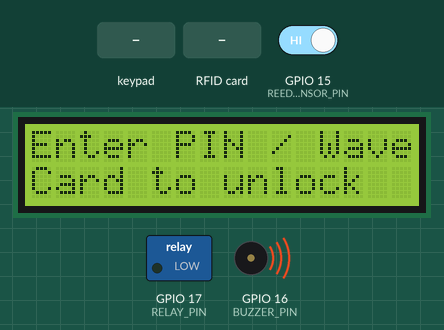
Bench run of a sketch on a simulated ESP32. On the bench: 16×2 character LCD, switched loads named in the sketch (green lamp = pin HIGH), buzzer (waves = sounding, pin HIGH). The test bench sets the inputs (shaded band); at power-on: GPIO 15 (REED_SENSOR_PIN) HIGH. WiFi joins after 1.5 s; servers stay silent unless stated; no MQTT or app messages arrive unless stated; what the sketch prints to the serial monitor is not drawn.

Above: at 1.3 s.
1.4 s: keypad keys 1 2 3 4 # pressed 0.4 s apart
At 3.3 s:
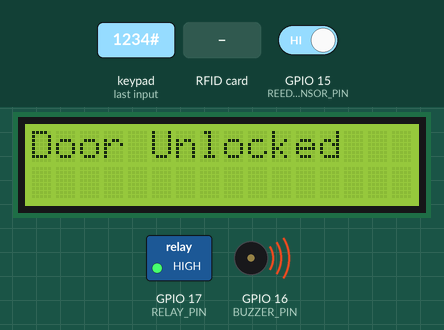
4.9 s: RFID card 5E 7A 19 C4 held to the reader
At 5.2 s:
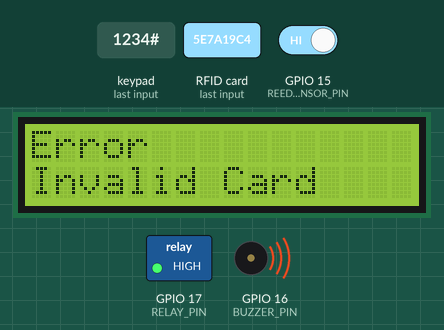
7.9 s: key '#' pressed
At 8.4 s:
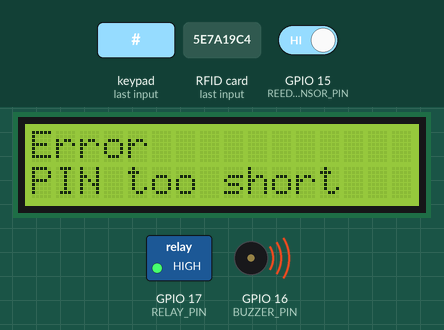
10.9 s: keypad keys 1 4 2 7 2 6 2 5 # pressed 0.4 s apart
At 12.7 s:
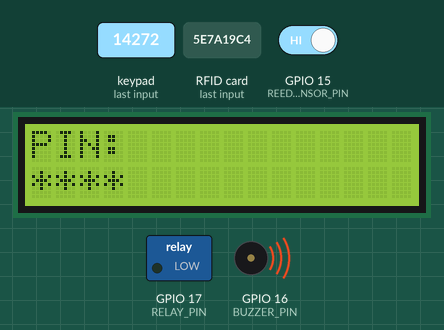
16.0 s: GPIO 15 (REED_SENSOR_PIN) driven LOW
At 16.4 s:
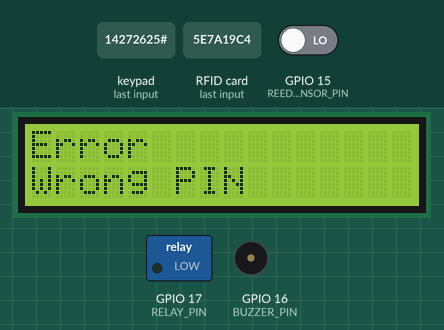
19.0 s: RFID card B0 D9 52 22 held to the reader
At 20.4 s:
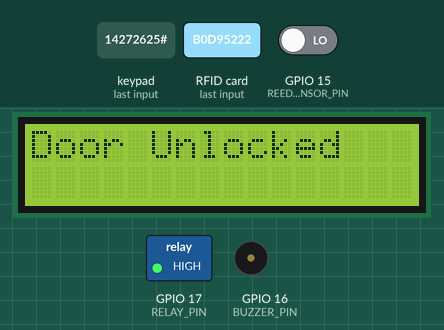
Timing chart, 0 to 27.5 s (numbered marks = the images above; inputs shaded):
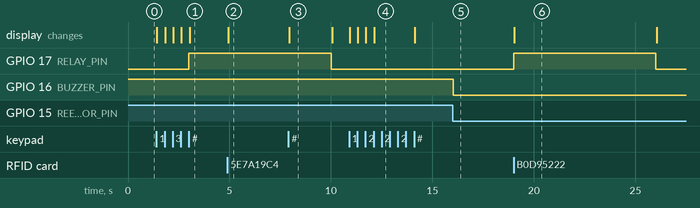

Measured:
- after the input at 1.4 s, GPIO 17 (RELAY_PIN): LOW → HIGH after 1.6 s; the display: first changes at once (image 1 shows a later state)
- after the input at 4.9 s, the display: changes after 0.05 s (image 2)
- after the input at 7.9 s, the display: changes at once (image 3)
- after the input at 10.9 s, the display: first changes at once (image 4 shows a later state)
- after the input at 16.0 s, GPIO 16 (BUZZER_PIN): HIGH → LOW at once
- after the input at 19.0 s, GPIO 17 (RELAY_PIN): LOW → HIGH at once, → LOW 7.0 s later; the display: changes at once (image 6)
- what the display in image 3 shows lasts 2.2 s, from 7.9 s to 10.1 s

The sketch:

IoT_Final_Project_ESP32_Firmware.ino
```cpp
// Libraries
#include <MFRC522v2.h>
#include <MFRC522DriverSPI.h>
#include <MFRC522DriverPinSimple.h>
#include <MFRC522Debug.h>
#include <LiquidCrystal_I2C.h>
#include <Keypad.h>
#include <string>
#include <vector>
#include <WiFi.h>
#include <MQTTClient.h>
#include <ArduinoJson.h>

const char* ssid = "";
const char* password = "";

const char door_id[] = "door_1";

const char MQTT_BROKER_ADRRESS[] = "172.20.10.3";
const int MQTT_PORT = 1883;
const char MQTT_CLIENT_ID[] = "door_1_esp";
const char MQTT_USERNAME[] = "door_1";
const char MQTT_PASSWORD[] = "";

const char SUBSCRIBE_TOPIC[] = "door_1/control";

const int PUBLISH_INTERVAL = 5000;

// Define Hardware Pins
#define KEYPADROWS  4
#define KEYPADCOLS  3
#define RELAY_PIN 17
#define REED_SENSOR_PIN 15
#define MAX_PIN_LEN 17
#define BUZZER_PIN 16

uint8_t rowPins[KEYPADROWS] = {14, 27, 26, 25}; // GIOP14, GIOP27, GIOP26, GIOP25
uint8_t colPins[KEYPADCOLS] = {33, 32, 13};     // GIOP33, GIOP32, GIOP13

// ===============================================================
//                         DEFINE VARIABLES
// ===============================================================
// Keypad
char keyMap[KEYPADROWS][KEYPADCOLS] = {
  {'1','2','3'},
  {'4','5','6'},
  {'7','8','9'},
  {'*','0','#'}
};

Keypad keypad = Keypad(makeKeymap(keyMap), rowPins, colPins, KEYPADROWS, KEYPADCOLS );

// set the LCD number of columns and rows
int lcdColumns = 16;
int lcdRows = 2;

// LCD Display
LiquidCrystal_I2C lcd(0x27, lcdColumns, lcdRows);

MFRC522DriverPinSimple ss_pin(5);
MFRC522DriverPinSimple rst_pin(4);

MFRC522DriverSPI driver{ss_pin}; // Create SPI driver
MFRC522 mfrc522{driver};         // Create MFRC522 instance

WiFiClient network;
MQTTClient mqtt = MQTTClient(256);

// ===============================================================
//                   Authentication Variables
// ===============================================================
String enteredPIN = "";
char masked[20];
int failedAttempts = 0;
const String correctPIN = "1234";
const int PIN_length = 4;
String correctUID[] = { "b0d95222" };

int sensorState = 0;
int lastSensorState = 0;
unsigned long doorShouldLockMills = 0;
int lockState = 0;
unsigned long displayShouldResetMills = 0;
int displayResetState = 0;
unsigned long lastPublishTime = 0;
bool cardActive = false;
unsigned long doorLeftOpenedBeep = 0;
int doorOpenTimerActive = 0;
int doorOpenedTimedoutAlertSent = 0;


// ===============================================================
//                   WIFI Helper Functions
// ===============================================================

void ConnectedToAP_Handler(WiFiEvent_t wifi_event, WiFiEventInfo_t wifi_info) {
  Serial.println("Connected To The WiFi Network");
}

void GotIP_Handler(WiFiEvent_t wifi_event, WiFiEventInfo_t wifi_info) {
  Serial.print("Local ESP32 IP: ");
  Serial.println(WiFi.localIP());
}

void WiFi_Disconnected_Handler(WiFiEvent_t wifi_event, WiFiEventInfo_t wifi_info) {
  Serial.println("Disconnected From WiFi Network");
  // Attempt Re-Connection
  WiFi.begin(ssid, password);
}

// ===============================================================
//                   MQTT Helper Functions
// ===============================================================

void connectToMQTT() {
  // Connect to the MQTT broker
  mqtt.begin(MQTT_BROKER_ADRRESS, MQTT_PORT, network);

  // Create a handler for incoming messages
  mqtt.onMessage(messageHandler);

  Serial.print("Connecting to MQTT broker");

  while (!mqtt.connect(MQTT_CLIENT_ID, MQTT_USERNAME, MQTT_PASSWORD)) {
    Serial.print(".");
    delay(100);
  }
  Serial.println();

  if (!mqtt.connected()) {
    Serial.println("MQTT broker Timeout!");
    return;
  }

  // Subscribe to a topic, the incoming messages are processed by messageHandler() function
  if (mqtt.subscribe(SUBSCRIBE_TOPIC))
    Serial.print("Subscribed to the topic: ");
  else
    Serial.print("Failed to subscribe to the topic: ");

  Serial.println(SUBSCRIBE_TOPIC);
  Serial.println("ESP32 - MQTT broker Connected!");
}

void messageHandler(String &topic, String &payload) {
  Serial.println("ESP32 - received from MQTT:");
  Serial.println("- topic: " + topic);
  Serial.println("- payload:");
  Serial.println(payload);

  // Parse JSON
  StaticJsonDocument<200> doc;
  DeserializationError error = deserializeJson(doc, payload);

  if (error) {
    Serial.print("JSON parse failed: ");
    Serial.println(error.c_str());
    return;   // hard stop
  }

  // Validate field
  if (!doc.containsKey("action")) {
    Serial.println("Missing 'action' field");
    return;
  }

  int action = doc["action"];

  // Control logic
  if (action == 1) {
    Serial.println("MQTT ACTION: UNLOCK DOOR");
    unlockDoor("");
  }
  else if (action == 0) {
    lockDoor("");
  } else {
    Serial.println("Invalid action value from MQTT");
  }
}


void sendReedToMQTT(bool status) {
  StaticJsonDocument<200> doc;
  doc["status"]  = status ? "open" : "closed";
  doc["door_id"] = door_id;

  char payload[256];
  size_t len = serializeJson(doc, payload, sizeof(payload));

  if (len == 0) {
    Serial.println("JSON serialization failed");
    return;
  }

  const char* topic = "door_status";
  bool ok = mqtt.publish(topic, payload, len);

  if (!ok) {
    Serial.println("MQTT publish failed");
    return;
  }

  Serial.println("== MQTT publish successful ==");
  Serial.print("Topic: ");
  Serial.println(topic);
  Serial.print("Payload: ");
  Serial.println(payload);
}

void sendLockToMQTT(bool status) {
  StaticJsonDocument<200> doc;
  doc["status"]  = status ? "unlocked" : "locked";
  doc["door_id"] = door_id;

  char payload[256];
  size_t len = serializeJson(doc, payload, sizeof(payload));

  if (len == 0) {
    Serial.println("JSON serialization failed");
    return;
  }

  const char* topic = "lock_status";
  bool ok = mqtt.publish(topic, payload, len);

  if (!ok) {
    Serial.println("MQTT publish failed");
    return;
  }

  Serial.println("== MQTT publish successful ==");
  Serial.print("Topic: ");
  Serial.println(topic);
  Serial.print("Payload: ");
  Serial.println(payload);
}

void sendAlertToMQTT(String message) {
  StaticJsonDocument<200> doc;
  doc["message"]  = message;
  doc["door_id"] = door_id;

  char payload[256];
  size_t len = serializeJson(doc, payload, sizeof(payload));

  if (len == 0) {
    Serial.println("JSON serialization failed");
    return;
  }

  const char* topic = "alert";
  bool ok = mqtt.publish(topic, payload, len);

  if (!ok) {
    Serial.println("MQTT publish failed");
    return;
  }

  Serial.println("== MQTT publish successful ==");
  Serial.print("Topic: ");
  Serial.println(topic);
  Serial.print("Payload: ");
  Serial.println(payload);
}

void sendLogToMQTT(bool success, String method, bool action) {
  StaticJsonDocument<200> doc;
  doc["status"]  = success ? "success" : "failed";
  doc["door_id"] = door_id;
  doc["method"] = method;
  doc["action"] = action ? "unlock" : "lock";

  char payload[256];
  size_t len = serializeJson(doc, payload, sizeof(payload));

  if (len == 0) {
    Serial.println("JSON serialization failed");
    return;
  }

  const char* topic = "authentication_log";
  bool ok = mqtt.publish(topic, payload, len);

  if (!ok) {
    Serial.println("MQTT publish failed");
    return;
  }

  Serial.println("== MQTT publish successful ==");
  Serial.print("Topic: ");
  Serial.println(topic);
  Serial.print("Payload: ");
  Serial.println(payload);
}

// ===============================================================
//                   Display Helper Function
// ===============================================================

void resetDisplay() {
  lcd.clear();
  lcd.setCursor(0, 0);
  lcd.print("Enter PIN / Wave");
  lcd.setCursor(0,1);
  lcd.print("Card to unlock");
  displayResetState = 1;
  enteredPIN = "";
}

void displayPinNumber() {
  lcd.clear();
  lcd.setCursor(0, 0);
  lcd.print("PIN:");
  lcd.setCursor(0,1);
  int len = enteredPIN.length();
  if (len > MAX_PIN_LEN) {
    len = MAX_PIN_LEN;
  }
  for (int i = 0; i < len; i++) {
    masked[i] = '*';
  }
  masked[len] = '\0';
  lcd.print(masked);
  displayResetState = 0;
  displayShouldResetMills = millis() + 10000;
}

void displayError(String message) {
  lcd.clear();
  lcd.setCursor(0, 0);
  lcd.print("Error");
  lcd.setCursor(0,1);
  lcd.print(message);
  displayResetState = 0;
  displayShouldResetMills = millis() + 5000;
}

void displayDoorUnlocked() {
  // Update LCD Screen
  lcd.clear();
  lcd.setCursor(0, 0);
  lcd.print("Door Unlocked");
  displayResetState = 0;
  displayShouldResetMills = millis() + 10000;
}

// ===============================================================
//                   Lock Control Helper Functions
// ===============================================================

void unlockDoor(String method) {
  digitalWrite(RELAY_PIN, HIGH);
  doorShouldLockMills = millis() + 7000;
  enteredPIN = "";
  cardActive = false;
  if (lockState == 0) {
    lockState = 1;
    failedAttempts = 0;
    displayDoorUnlocked();
    sendLockToMQTT(true);
    if (method != "") {
      sendLogToMQTT(true, method, true);
    }
  }
}

void lockDoor(String method) {
  digitalWrite(RELAY_PIN, LOW);
  lockState = 0;
  cardActive = false;
  resetDisplay();
  sendLockToMQTT(false);
  if (method != "") {
    sendLogToMQTT(true, method, false);
  }
}

bool deadlinePassed(unsigned long deadline) {
  return (long)(millis() - deadline) >= 0;
}

// ===============================================================
//                         SETUP
// ===============================================================
void setup() {
  // Setup Relay and Reed Sensor
  pinMode(RELAY_PIN, OUTPUT);
  pinMode(BUZZER_PIN, OUTPUT);
  pinMode(REED_SENSOR_PIN, INPUT_PULLUP);

  digitalWrite(BUZZER_PIN, HIGH);

  // initialize LCD
  lcd.init();
  // turn on LCD backlight
  lcd.backlight();
  Serial.begin(115200);  // Initialize serial communication
  while (!Serial);       // Do nothing if no serial port is opened (added for Arduinos based on ATMEGA32U4).
  // I2C init (LCD)
  Wire.begin(21, 22);   // SDA, SCL

  // SPI init (RFID)
  SPI.begin(18, 19, 23, 5);
  // SCK, MISO, MOSI, SS

  mfrc522.PCD_Init();    // Init MFRC522 board.
  MFRC522Debug::PCD_DumpVersionToSerial(mfrc522, Serial);	// Show details of PCD - MFRC522 Card Reader details.
  Serial.println(F("Scan PICC to see UID"));
  // print message
  resetDisplay();
  analogSetAttenuation(ADC_11db);
  WiFi.mode(WIFI_STA);
  WiFi.onEvent(ConnectedToAP_Handler, ARDUINO_EVENT_WIFI_STA_CONNECTED);
  WiFi.onEvent(GotIP_Handler, ARDUINO_EVENT_WIFI_STA_GOT_IP);
  WiFi.onEvent(WiFi_Disconnected_Handler, ARDUINO_EVENT_WIFI_STA_DISCONNECTED);
  WiFi.begin(ssid, password);
  Serial.println("Connecting to WiFi Network ..");
  connectToMQTT();
}

void loop() {
  sensorState = digitalRead(REED_SENSOR_PIN);
  if (sensorState != lastSensorState) {
    if (sensorState == LOW) {
      Serial.println("Door is Closed!");
      sendReedToMQTT(false);
      doorOpenTimerActive = 0;
      digitalWrite(BUZZER_PIN, LOW);
      doorOpenedTimedoutAlertSent = 0;
    } else {
      Serial.println("Sensor Opened!");
      doorShouldLockMills = millis() + 1000;
      doorLeftOpenedBeep = millis() + 5000;
      doorOpenTimerActive = 1;
      sendReedToMQTT(true);
    }
    lastSensorState = sensorState;
  }

  char key = keypad.getKey();
  if (key) {
    Serial.println(key);

    // Clear input
    if (key == '*') {
      enteredPIN = "";
      resetDisplay();
      Serial.println("PIN cleared");
      return;
    }

    // Submit PIN
    if (key == '#') {
      if (enteredPIN.length() == PIN_length) {
        if (enteredPIN == correctPIN) {
          Serial.println("Door unlocked");
          unlockDoor("PIN");
        } else {
          Serial.println("Wrong PIN. Try again");
          displayError("Wrong PIN");
          sendLogToMQTT(false, "PIN", true);
          failedAttempts += 1;

          if (failedAttempts > 2) {
            sendAlertToMQTT(
              "Invalid PIN for " + String(failedAttempts) + " times"
            );
          }
        }
      } else {
        Serial.println("PIN too short");
        displayError("PIN too short");
      }

      enteredPIN = "";   // reset after submit
      return;
    }

    if (enteredPIN.length() < PIN_length) {
      enteredPIN += key;
      displayPinNumber();
      Serial.print("PIN so far: ");
      for (int i = 0; i < enteredPIN.length(); i++) Serial.print("*");
      Serial.println();
    }
  }


  if (mfrc522.PICC_IsNewCardPresent() && mfrc522.PICC_ReadCardSerial()) {

    cardActive = true;

    String uidString = "";
    for (byte i = 0; i < mfrc522.uid.size; i++) {
      if (mfrc522.uid.uidByte[i] < 0x10) uidString += "0";
      uidString += String(mfrc522.uid.uidByte[i], HEX);
    }

    Serial.print("RFID UID: ");
    Serial.println(uidString);

    bool authorized = false;
    for (const auto& UID : correctUID) {
      if (uidString == UID) {
        authorized = true;
        break;
      }
    }

    if (authorized) {
      unlockDoor("RFID");
    } else {
      displayError("Invalid Card");
      sendLogToMQTT(false, "RFID", true);
    }

    mfrc522.PICC_HaltA();
    mfrc522.PCD_StopCrypto1();
  }

  if (lockState == 1 && deadlinePassed(doorShouldLockMills)) {
    lockDoor("");
  }

  if (deadlinePassed(displayShouldResetMills) && displayResetState == 0) {
    resetDisplay();
  }

  if (cardActive && !mfrc522.PICC_IsNewCardPresent()) {
    cardActive = false;
  }

  if (doorOpenTimerActive == 1 && deadlinePassed(doorLeftOpenedBeep)) {
    digitalWrite(BUZZER_PIN, HIGH);
    if (doorOpenedTimedoutAlertSent == 0) {
      sendAlertToMQTT(
          "Door Opened for More than 5 seconds"
      );
      doorOpenedTimedoutAlertSent = 1;
    }

  }

  mqtt.loop();
}
```
